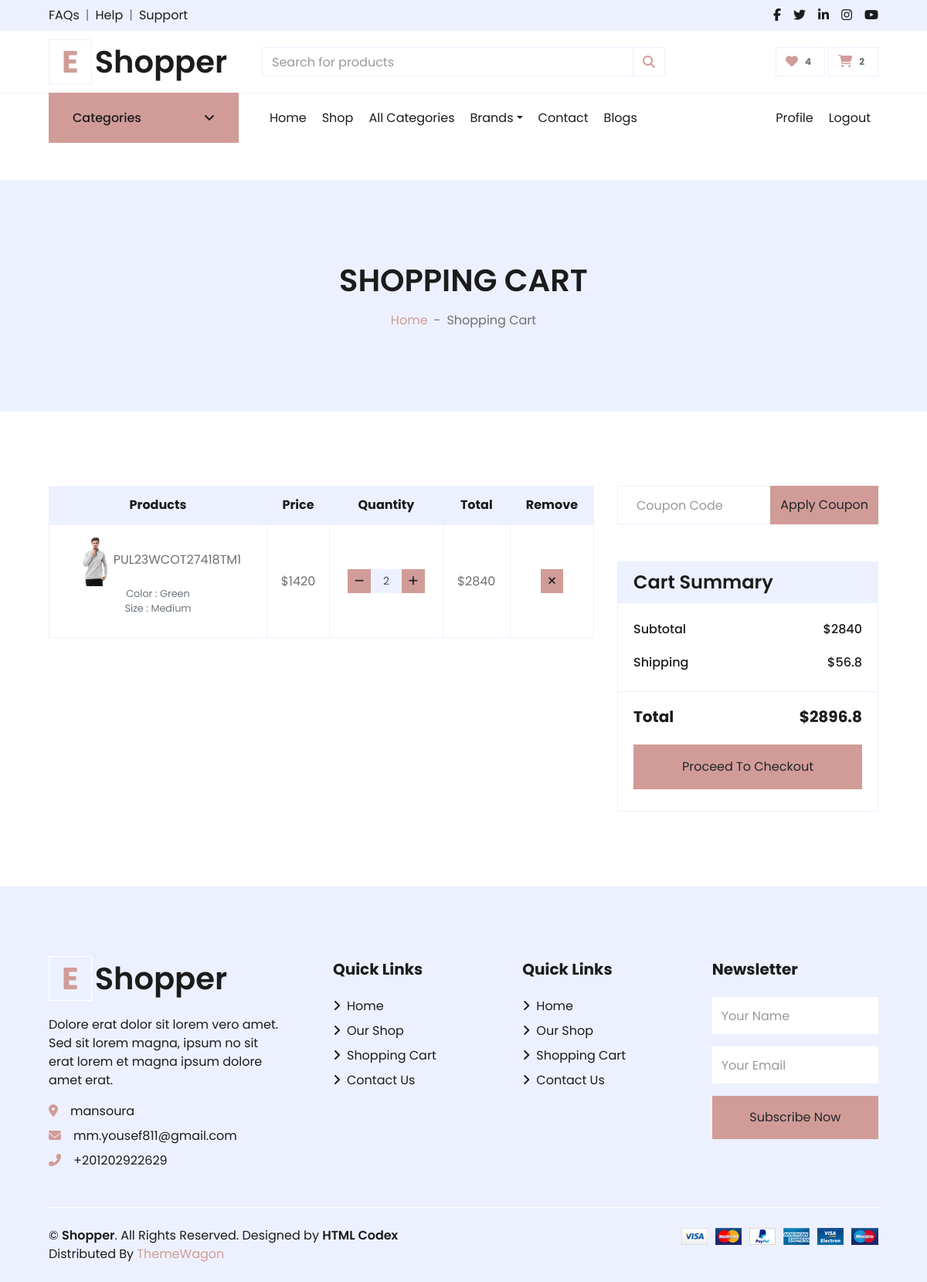
Page /cart/ (signed in) on the earlier database version.
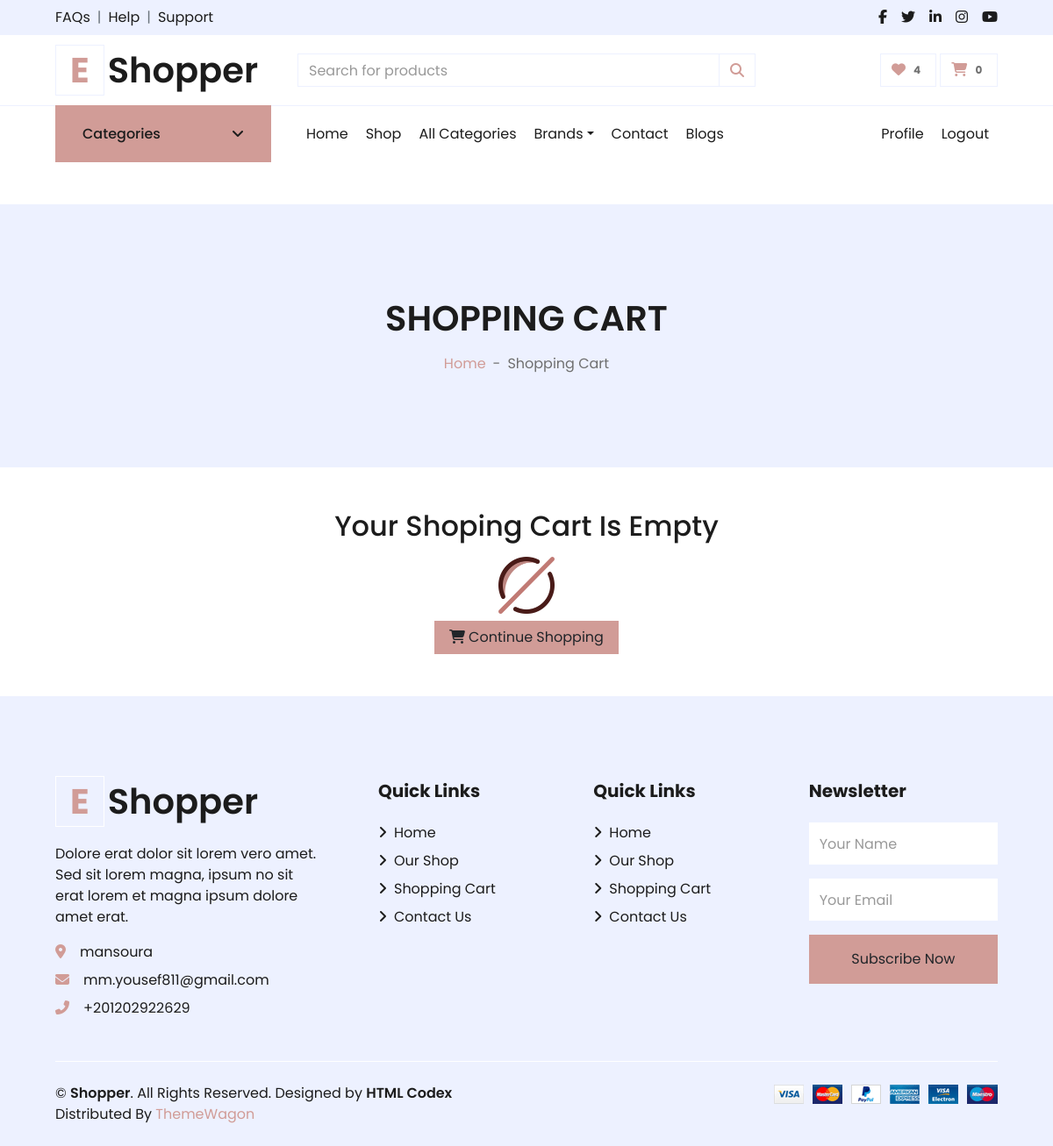
Same page on the later database version.
### carts/models.py (models this page shows)
class CartItem(models.Model):
    user = models.ForeignKey("accounts.User",null=True, on_delete=models.CASCADE)
    product = models.ForeignKey("products.Product", on_delete=models.CASCADE)
    variations = models.ManyToManyField("products.Variation",blank=True)
    cart = models.ForeignKey(Cart, on_delete=models.CASCADE , null=True)
    quantity = models.IntegerField()
    is_active = models.BooleanField(default=True)
    def sub_total(self):
        return self.product.price * self.quantity
    def __str__(self):
        return str(self.product)

### products/models.py (models this page shows, shortened)
class Product(models.Model):
    name = models.CharField(unique=True, max_length=50)
    image = models.ImageField(upload_to='product/')
    stock = models.IntegerField(default=1)
    price = models.IntegerField(default=0)
    discount = models.IntegerField(default=0)
    description = models.TextField(max_length=10000)
    created_at = models.DateTimeField( default=timezone.now)
    slug = models.SlugField(null=True,blank=True , unique=True)
    views = models.PositiveIntegerField(default=0)
    is_available = models.BooleanField(default=True)
    tags = TaggableManager()
    subcategory = models.ForeignKey("Subcategory",related_name='product_subcategory',null=True,blank=True, on_delete=models.CASCADE)
    PRDBrand = models.ForeignKey('Brand' ,related_name='product_brand', on_delete=models.CASCADE , blank=True, null=True ,verbose_name=_("Brand "))
    like = models.ManyToManyField(User , blank=True,related_name='product_favourite')
    class Meta:
        ordering = ["name"]
    def __str__(self):
        return self.name

class Variation(models.Model):
    product = models.ForeignKey(Product,  on_delete=models.CASCADE)
    variation_category = models.CharField( max_length=200 , choices=variation_category_choice)
    variation_value = models.CharField( max_length=200 )
    is_active = models.BooleanField(default=True)
    created_at = models.DateTimeField(  auto_now_add=True)
    objects = VariationManager()

### carts/views.py (the view)
# urls.py: path('', views.cart , name='cart'),
def cart(request , total = 0 , quantity = 0 , cart_items = None):
    try:
        tax = 0
        grand_total = 0
        if request.user.is_authenticated:
            cart_items = CartItem.objects.filter(user=request.user , is_active = True)
        else:
            cart = Cart.objects.get(cart_id=_cart_id(request))
            cart_items = CartItem.objects.filter(cart=cart , is_active = True)
        for cart_item in cart_items:
            total += (cart_item.product.price * cart_item.quantity)
            quantity += cart_item.quantity
        tax = (2 * total) / 100
        grand_total = total + tax
    except ObjectDoesNotExist:
        pass
    context = {
        'total':total ,
        'quantity':quantity,
        'cart_items':cart_items,
        'tax':tax,
        'grand_total':grand_total,
    }
    return render(request , 'cart.html' , context)

### accounts/favourite_context.py (called while the page is built)
def counter(request):
    product_count = 0
    if request.user.is_authenticated:
        if 'admin' in request.path:
            return{}
        else :
            try :
                user_favourites = Product.objects.filter(like=request.user)
                product_count = user_favourites.count()
            except Product.DoesNotExist:
                product_count=0
    return dict(product_count=product_count)

### carts/cart_context.py (called while the page is built)
def cart_count(request):
    cart_counter = 0
    if 'admin' in request.path:
        return{}
    else:
        try:
            cart = Cart.objects.filter(cart_id=_cart_id(request))
            if request.user.is_authenticated:
                cart_items = CartItem.objects.all().filter(user=request.user)
            else:
                cart_items = CartItem.objects.all().filter(cart=cart[:1])
            for cart_item in cart_items:
                cart_counter += cart_item.quantity
        except Cart.DoesNotExist :
            cart_counter = 0
    return dict(cart_counter=cart_counter)

### carts/views.py (called while the page is built)
def _cart_id(request):
    cart = request.session.session_key
    if not cart:
        cart = request.session.create()
    return cart

### carts/templates/cart.html (shortened to what the changed rows need)
{% extends "base.html" %}
{% load static %}
{% block body %}
<div class="container-fluid bg-secondary mb-5">
    <div class="d-flex flex-column align-items-center justify-content-center" style="min-height: 300px">
        <h1 class="font-weight-semi-bold text-uppercase mb-3">Shopping Cart</h1>
    </div>
</div>
{% if not cart_items %}
<div class="container">
    <div class="row flex-column align-items-center justify-content-center">
        <h2 class="text-center">Your Shoping Cart Is Empty</h2>
        <div class="col-1 my-2">
            <img class="w-100" src="{% static 'img/empty-set.png'%}">
        </div>
        <div class="d-flex justify-content-center">
            <a href="{% url 'product_list' %}" class="btn btn-primary px-3"><i
                    class="fa fa-shopping-cart mr-1"></i>Continue
                Shopping</a>
        </div>
    </div>
</div>
{% else %}
<div class="container-fluid pt-5">
    <div class="row px-xl-5">
        <div class="col-lg-8 table-responsive mb-5">
            <table class="table table-bordered text-center mb-0">
                <thead class="bg-secondary text-dark">
                    <tr>
                        <th>Products</th>
                        <th>Price</th>
                        <th>Quantity</th>
                        <th>Total</th>
                        <th>Remove</th>
                    </tr>
                </thead>
                <tbody class="align-middle">
                    {% for cart_item in cart_items %}
                    <tr>
                        <td class="align-middle"><img src="{{cart_item.product.image.url}}" alt=""
                                style="width: 50px;">{{cart_item}}
                            <p class="text-muted small">
                                {% if cart_item.variations.all %}
                                {% for item in cart_item.variations.all  %}
                                {{item.variation_category|capfirst}} :
                                {{item.variation_value|capfirst}}<br>
                                {% endfor %}
                                {% endif %}
                            </p>
                        </td>
                        <td class="align-middle">${{cart_item.product.price}}</td>
                        <td class="align-middle">
                            <div class="input-group quantity mx-auto" style="width: 100px;">
                                <div class="input-group-btn">
                                    <a href="{% url 'decrement_cart' cart_item.product.id cart_item.id%}"
                                        class="btn btn-sm btn-primary btn-minus">
                                        <i class="fa fa-minus"></i>
                                    </a>
                                </div>
                                <input type="text" class="form-control form-control-sm bg-secondary text-center"
                                    value="{{cart_item.quantity}}">
                                <div class="input-group-btn">
                                    <form action="{% url 'add_cart' cart_item.product.id%}" method="POST">
                                        <button type="submit" class="btn btn-sm btn-primary btn-plus">
                                            <i class="fa fa-plus"></i>
                                        </button>
                                    </form>
                                </div>
                            </div>
                        </td>
                        <td class="align-middle">${{cart_item.sub_total}}</td>
                        <td class="align-middle"><a href="{% url 'delete_cart' cart_item.product_id cart_item.id %}"
                                onclick="return confirm('Are You Sure You Want To Delete This Item ?')"
                                class="btn btn-sm btn-primary"><i class="fa fa-times"></i></a></td>
                    </tr>
                    {% endfor %}
                </tbody>
            </table>
        </div>
        <div class="col-lg-4">
            <form class="mb-5" action="">
                <div class="input-group">
                    <input type="text" class="form-control p-4" placeholder="Coupon Code">
                    <div class="input-group-append">
                        <button class="btn btn-primary">Apply Coupon</button>
                    </div>
                </div>
            </form>
            <div class="card border-secondary mb-5">
                <div class="card-header bg-secondary border-0">
                    <h4 class="font-weight-semi-bold m-0">Cart Summary</h4>
                </div>
                <div class="card-body">
                    <div class="d-flex justify-content-between mb-3 pt-1">
                        <h6 class="font-weight-medium">Subtotal</h6>
                        <h6 class="font-weight-medium">${{total}}</h6>
                    </div>
                    <div class="d-flex justify-content-between">
                        <h6 class="font-weight-medium">Shipping</h6>
                        <h6 class="font-weight-medium">${{tax}}</h6>
                    </div>
                </div>
                <div class="card-footer border-secondary bg-transparent">
                    <div class="d-flex justify-content-between mt-2">
                        <h5 class="font-weight-bold">Total</h5>
                        <h5 class="font-weight-bold">${{grand_total}}</h5>
                    </div>
                    <a href="{% url 'checkout'%}" class="btn btn-block btn-primary my-3 py-3">Proceed To Checkout</a>
                </div>
            </div>
        </div>
    </div>
</div>
{% endif %}
{% endblock body %}

### templates/base.html (shortened to what the changed rows need)
{% load static %}
<!DOCTYPE HTML>
<html lang="en">
<head>
    <link href="https://cdnjs.cloudflare.com/ajax/libs/font-awesome/5.10.0/css/all.min.css" rel="stylesheet">
    <link href="{% static 'lib/owlcarousel/assets/owl.carousel.min.css'%}" rel="stylesheet">
    <link href="{% static 'css/all.min.css'%}" rel="stylesheet">
    <link href="{% static 'css/style.css'%}" rel="stylesheet">
    <link href="{% static 'css/custom.css'%}" rel="stylesheet">
</head>
<body>
    <div class="container-fluid">
        <div class="row align-items-center py-3 px-xl-5">
            <div class="col-lg-3 d-none d-lg-block">
                <a href="/" class="text-decoration-none">
                    <h1 class="m-0 display-5 font-weight-semi-bold"><span
                            class="text-primary font-weight-bold border px-3 mr-1">E</span>{{about_site.site_name}}</h1>
                </a>
            </div>
            <div class="col-lg-3 col-6 text-right">
                <a href="{% url 'cart'%}" class="btn border">
                    <i class="fas fa-shopping-cart text-primary"></i>
                    <span class="badge">{{cart_counter}}</span>
                </a>
            </div>
        </div>
    </div>
    {% block body %}
    {% endblock body %}
    <div class="container-fluid bg-secondary text-dark mt-5 pt-5">
        <div class="row px-xl-5 pt-5">
            <div class="col-lg-4 col-md-12 mb-5 pr-3 pr-xl-5">
                <a href="/" class="text-decoration-none">
                    <h1 class="mb-4 display-5 font-weight-semi-bold"><span
                            class="text-primary font-weight-bold border border-white px-3 mr-1">E</span>{{about_site.site_name}}
                    </h1>
                </a>
            </div>
        </div>
    </div>
</body>
</html>

Differences in the rows shown:
removed CartItem: product.image (picture), product.name "PUL23WCOT27418TM1", product.price "1420", quantity "2", sub_total "2840"
no longer on this page (row unchanged): Variation: variation_category "Color", variation_value "Green"
no longer on this page (row unchanged): Variation: variation_category "Size", variation_value "Medium"
Other differences:
{{ cart_counter }}: "2" → "0"
{{ total }}: "2840" → (not shown)
{{ tax }}: "56.8" → (not shown)
{{ grand_total }}: "2896.8" → (not shown)
text no longer shown: "Products Price Quantity Total Remove Apply Coupon Cart Summary Subtotal $ Shipping $ Total $ Proceed To Checkout"
text now shown: "Your Shoping Cart Is Empty Continue Shopping"
